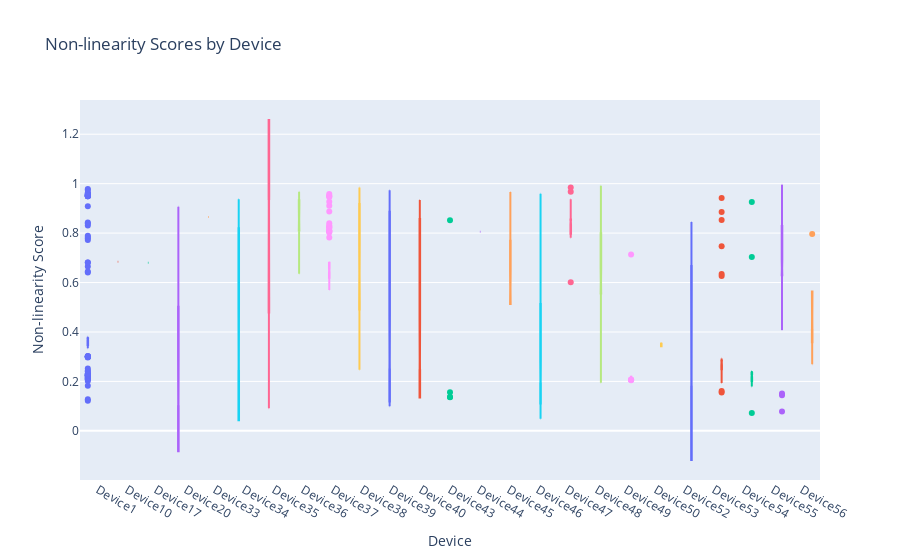

Here is the notebook cell this chart was saved with:
### Code cell
import plotly.express as px
# Create the box plot
fig = px.box(pid_nonlinearity, x='device', y='non_linearity_score', title='Non-linearity Scores by Device',
             labels={'device': 'Device', 'non_linearity_score': 'Non-linearity Score'},
             color='device', notched=True)

# Update layout for better readability
fig.update_layout(
    xaxis_title='Device',
    yaxis_title='Non-linearity Score',
    boxmode='group',
    showlegend=False
)

# Show the plot
fig.show()

### Figure 1 — Plotly figure (JSON) as saved in the notebook; plotly's stock layout.template omitted (floating-point values rounded to 4 significant figures; data arrays with more than 128 entries replaced by an {"elided": "..."} marker saying what was removed)
{"data": [{"alignmentgroup": "True", "hovertemplate": "Device=%{x}<br>Non-linearity Score=%{y}<extra></extra>", "legendgroup": "Device1", "marker": {"color": "#636efa"}, "name": "Device1", "notched": true, "offsetgroup": "Device1", "orientation": "v", "showlegend": true, "type": "box", "x": {"elided": "256 str values"}, "x0": " ", "xaxis": "x", "y": {"elided": "256 float values"}, "y0": " ", "yaxis": "y"}, {"alignmentgroup": "True", "hovertemplate": "Device=%{x}<br>Non-linearity Score=%{y}<extra></extra>", "legendgroup": "Device10", "marker": {"color": "#EF553B"}, "name": "Device10", "notched": true, "offsetgroup": "Device10", "orientation": "v", "showlegend": true, "type": "box", "x": ["Device10"], "x0": " ", "xaxis": "x", "y": [0.6846], "y0": " ", "yaxis": "y"}, {"alignmentgroup": "True", "hovertemplate": "Device=%{x}<br>Non-linearity Score=%{y}<extra></extra>", "legendgroup": "Device17", "marker": {"color": "#00cc96"}, "name": "Device17", "notched": true, "offsetgroup": "Device17", "orientation": "v", "showlegend": true, "type": "box", "x": ["Device17"], "x0": " ", "xaxis": "x", "y": [0.6799], "y0": " ", "yaxis": "y"}, {"alignmentgroup": "True", "hovertemplate": "Device=%{x}<br>Non-linearity Score=%{y}<extra></extra>", "legendgroup": "Device20", "marker": {"color": "#ab63fa"}, "name": "Device20", "notched": true, "offsetgroup": "Device20", "orientation": "v", "showlegend": true, "type": "box", "x": ["Device20", "Device20", "Device20", "Device20", "Device20", "Device20", "Device20", "Device20", "Device20", "Device20", "Device20"], "x0": " ", "xaxis": "x", "y": [0.1037, 0.5773, 0.07407, 0.1015, 0.2745, 0.1011, 0.09922, 0.9066, 0.07267, 0.5773, 0.1474], "y0": " ", "yaxis": "y"}, {"alignmentgroup": "True", "hovertemplate": "Device=%{x}<br>Non-linearity Score=%{y}<extra></extra>", "legendgroup": "Device33", "marker": {"color": "#FFA15A"}, "name": "Device33", "notched": true, "offsetgroup": "Device33", "orientation": "v", "showlegend": true, "type": "box", "x": ["Device33"], "x0": " ", "xaxis": "x", "y": [0.8648], "y0": " ", "yaxis": "y"}, {"alignmentgroup": "True", "hovertemplate": "Device=%{x}<br>Non-linearity Score=%{y}<extra></extra>", "legendgroup": "Device34", "marker": {"color": "#19d3f3"}, "name": "Device34", "notched": true, "offsetgroup": "Device34", "orientation": "v", "showlegend": true, "type": "box", "x": ["Device34", "Device34", "Device34", "Device34", "Device34", "Device34", "Device34", "Device34", "Device34", "Device34", "Device34", "Device34", "Device34", "Device34", "Device34"], "x0": " ", "xaxis": "x", "y": [0.2579, 0.9365, 0.8818, 0.2727, 0.1992, 0.2004, 0.8551, 0.2413, 0.2672, 0.7149, 0.06061, 0.2465, 0.3407, 0.9288, 0.3419], "y0": " ", "yaxis": "y"}, {"alignmentgroup": "True", "hovertemplate": "Device=%{x}<br>Non-linearity Score=%{y}<extra></extra>", "legendgroup": "Device35", "marker": {"color": "#FF6692"}, "name": "Device35", "notched": true, "offsetgroup": "Device35", "orientation": "v", "showlegend": true, "type": "box", "x": ["Device35", "Device35", "Device35", "Device35"], "x0": " ", "xaxis": "x", "y": [0.8665, 0.9389, 0.09184, 0.9366], "y0": " ", "yaxis": "y"}, {"alignmentgroup": "True", "hovertemplate": "Device=%{x}<br>Non-linearity Score=%{y}<extra></extra>", "legendgroup": "Device36", "marker": {"color": "#B6E880"}, "name": "Device36", "notched": true, "offsetgroup": "Device36", "orientation": "v", "showlegend": true, "type": "box", "x": ["Device36", "Device36", "Device36", "Device36", "Device36", "Device36", "Device36", "Device36", "Device36", "Device36", "Device36", "Device36", "Device36", "Device36"], "x0": " ", "xaxis": "x", "y": [0.9331, 0.8246, 0.9337, 0.8046, 0.9673, 0.8912, 0.8929, 0.6354, 0.8192, 0.8094, 0.6397, 0.9317, 0.9555, 0.8113], "y0": " ", "yaxis": "y"}, {"alignmentgroup": "True", "hovertemplate": "Device=%{x}<br>Non-linearity Score=%{y}<extra></extra>", "legendgroup": "Device37", "marker": {"color": "#FF97FF"}, "name": "Device37", "notched": true, "offsetgroup": "Device37", "orientation": "v", "showlegend": true, "type": "box", "x": ["Device37", "Device37", "Device37", "Device37", "Device37", "Device37", "Device37", "Device37", "Device37", "Device37", "Device37", "Device37", "Device37", "Device37", "Device37", "Device37", "Device37", "Device37", "Device37", "Device37", "Device37", "Device37", "Device37", "Device37", "Device37", "Device37", "Device37", "Device37", "Device37", "Device37", "Device37", "Device37", "Device37", "Device37", "Device37", "Device37", "Device37", "Device37", "Device37", "Device37", "Device37", "Device37", "Device37", "Device37", "Device37", "Device37", "Device37", "Device37", "Device37", "Device37", "Device37", "Device37", "Device37", "Device37", "Device37", "Device37", "Device37", "Device37", "Device37", "Device37", "Device37", "Device37", "Device37", "Device37", "Device37", "Device37", "Device37", "Device37", "Device37", "Device37", "Device37", "Device37", "Device37", "Device37", "Device37", "Device37", "Device37", "Device37", "Device37", "Device37", "Device37", "Device37", "Device37", "Device37", "Device37", "Device37", "Device37", "Device37", "Device37", "Device37", "Device37", "Device37", "Device37", "Device37", "Device37", "Device37", "Device37", "Device37", "Device37", "Device37", "Device37", "Device37", "Device37", "Device37", "Device37", "Device37", "Device37", "Device37", "Device37", "Device37", "Device37", "Device37", "Device37", "Device37", "Device37", "Device37", "Device37", "Device37", "Device37", "Device37", "Device37", "Device37", "Device37", "Device37"], "x0": " ", "xaxis": "x", "y": [0.6805, 0.9503, 0.6793, 0.6697, 0.6496, 0.95, 0.6193, 0.6799, 0.6685, 0.6294, 0.6497, 0.6805, 0.648, 0.6805, 0.8869, 0.676, 0.6805, 0.6498, 0.5696, 0.6696, 0.8059, 0.6196, 0.7818, 0.6697, 0.5696, 0.6835, 0.911, 0.6275, 0.6208, 0.6098, 0.6121, 0.6123, 0.9458, 0.6204, 0.8401, 0.6835, 0.6229, 0.6247, 0.6224, 0.6485, 0.8201, 0.6829, 0.9272, 0.6805, 0.6829, 0.6266, 0.6805, 0.809, 0.6767, 0.6168, 0.625, 0.6211, 0.676, 0.6289, 0.6196, 0.6819, 0.6799, 0.62, 0.6715, 0.6053, 0.6773, 0.6123, 0.6035, 0.6135, 0.676, 0.6168, 0.6697, 0.6799, 0.6835, 0.6108, 0.62, 0.62, 0.6709, 0.6209, 0.8105, 0.9584, 0.605, 0.679, 0.6255, 0.6123, 0.6697, 0.6193, 0.6696, 0.6245, 0.6168, 0.6211, 0.8082, 0.6805, 0.6198, 0.6697, 0.6208, 0.6803, 0.5696, 0.6012, 0.6202, 0.6158, 0.62, 0.6168, 0.5957, 0.6232, 0.6685, 0.8026, 0.6189, 0.6805, 0.6825, 0.6184, 0.6253, 0.8306, 0.8263, 0.6697, 0.6078, 0.6709, 0.6116, 0.6497, 0.6184, 0.6247, 0.8224, 0.6287, 0.6204, 0.6805, 0.6123, 0.6119, 0.6213, 0.6243], "y0": " ", "yaxis": "y"}, {"alignmentgroup": "True", "hovertemplate": "Device=%{x}<br>Non-linearity Score=%{y}<extra></extra>", "legendgroup": "Device38", "marker": {"color": "#FECB52"}, "name": "Device38", "notched": true, "offsetgroup": "Device38", "orientation": "v", "showlegend": true, "type": "box", "x": ["Device38", "Device38", "Device38", "Device38", "Device38", "Device38", "Device38", "Device38", "Device38", "Device38", "Device38", "Device38", "Device38", "Device38", "Device38", "Device38", "Device38", "Device38", "Device38", "Device38", "Device38", "Device38", "Device38", "Device38", "Device38", "Device38", "Device38", "Device38", "Device38", "Device38", "Device38", "Device38", "Device38", "Device38"], "x0": " ", "xaxis": "x", "y": [0.816, 0.9469, 0.2471, 0.9653, 0.6332, 0.4908, 0.4908, 0.4857, 0.9488, 0.6143, 0.6311, 0.947, 0.643, 0.9137, 0.9713, 0.4874, 0.4882, 0.6766, 0.8473, 0.6777, 0.9176, 0.6226, 0.6311, 0.9422, 0.4865, 0.4361, 0.4874, 0.984, 0.6329, 0.9599, 0.6239, 0.6311, 0.9042, 0.6424], "y0": " ", "yaxis": "y"}, {"alignmentgroup": "True", "hovertemplate": "Device=%{x}<br>Non-linearity Score=%{y}<extra></extra>", "legendgroup": "Device39", "marker": {"color": "#636efa"}, "name": "Device39", "notched": true, "offsetgroup": "Device39", "orientation": "v", "showlegend": true, "type": "box", "x": ["Device39", "Device39", "Device39", "Device39", "Device39", "Device39", "Device39", "Device39", "Device39", "Device39", "Device39", "Device39", "Device39", "Device39", "Device39", "Device39", "Device39", "Device39", "Device39", "Device39", "Device39", "Device39", "Device39", "Device39", "Device39", "Device39", "Device39", "Device39", "Device39", "Device39", "Device39", "Device39"], "x0": " ", "xaxis": "x", "y": [0.3062, 0.8147, 0.09932, 0.2473, 0.896, 0.1511, 0.2796, 0.762, 0.9591, 0.741, 0.8118, 0.9477, 0.1818, 0.1616, 0.2685, 0.9724, 0.2685, 0.9432, 0.8189, 0.2486, 0.1526, 0.9735, 0.2784, 0.2076, 0.8761, 0.2823, 0.9585, 0.1804, 0.259, 0.2663, 0.9352, 0.3019], "y0": " ", "yaxis": "y"}, {"alignmentgroup": "True", "hovertemplate": "Device=%{x}<br>Non-linearity Score=%{y}<extra></extra>", "legendgroup": "Device40", "marker": {"color": "#EF553B"}, "name": "Device40", "notched": true, "offsetgroup": "Device40", "orientation": "v", "showlegend": true, "type": "box", "x": ["Device40", "Device40", "Device40", "Device40", "Device40", "Device40", "Device40", "Device40", "Device40", "Device40", "Device40", "Device40", "Device40", "Device40", "Device40", "Device40", "Device40", "Device40", "Device40", "Device40", "Device40", "Device40", "Device40", "Device40", "Device40", "Device40", "Device40", "Device40", "Device40", "Device40", "Device40", "Device40", "Device40", "Device40", "Device40", "Device40", "Device40"], "x0": " ", "xaxis": "x", "y": [0.2708, 0.8518, 0.2442, 0.2063, 0.9343, 0.2418, 0.635, 0.2417, 0.8982, 0.8781, 0.2145, 0.9076, 0.3077, 0.2303, 0.287, 0.2891, 0.2928, 0.2305, 0.9327, 0.8988, 0.9308, 0.8537, 0.2891, 0.2456, 0.2478, 0.6282, 0.8671, 0.2417, 0.8119, 0.259, 0.9309, 0.2878, 0.2418, 0.2655, 0.2622, 0.2886, 0.6423], "y0": " ", "yaxis": "y"}, {"alignmentgroup": "True", "hovertemplate": "Device=%{x}<br>Non-linearity Score=%{y}<extra></extra>", "legendgroup": "Device43", "marker": {"color": "#00cc96"}, "name": "Device43", "notched": true, "offsetgroup": "Device43", "orientation": "v", "showlegend": true, "type": "box", "x": ["Device43", "Device43", "Device43", "Device43", "Device43", "Device43", "Device43", "Device43", "Device43", "Device43", "Device43", "Device43", "Device43", "Device43", "Device43", "Device43", "Device43", "Device43", "Device43", "Device43", "Device43", "Device43", "Device43", "Device43", "Device43", "Device43", "Device43", "Device43"], "x0": " ", "xaxis": "x", "y": [0.1503, 0.1448, 0.1368, 0.1458, 0.1477, 0.1474, 0.1477, 0.1503, 0.1458, 0.1448, 0.1503, 0.8521, 0.1477, 0.1565, 0.1458, 0.1503, 0.1458, 0.1477, 0.1358, 0.1509, 0.1448, 0.1429, 0.1474, 0.1458, 0.1429, 0.1477, 0.1458, 0.1429], "y0": " ", "yaxis": "y"}, {"alignmentgroup": "True", "hovertemplate": "Device=%{x}<br>Non-linearity Score=%{y}<extra></extra>", "legendgroup": "Device44", "marker": {"color": "#ab63fa"}, "name": "Device44", "notched": true, "offsetgroup": "Device44", "orientation": "v", "showlegend": true, "type": "box", "x": ["Device44"], "x0": " ", "xaxis": "x", "y": [0.8052], "y0": " ", "yaxis": "y"}, {"alignmentgroup": "True", "hovertemplate": "Device=%{x}<br>Non-linearity Score=%{y}<extra></extra>", "legendgroup": "Device45", "marker": {"color": "#FFA15A"}, "name": "Device45", "notched": true, "offsetgroup": "Device45", "orientation": "v", "showlegend": true, "type": "box", "x": ["Device45", "Device45", "Device45", "Device45", "Device45", "Device45", "Device45", "Device45", "Device45", "Device45", "Device45", "Device45", "Device45", "Device45", "Device45", "Device45", "Device45", "Device45", "Device45", "Device45", "Device45", "Device45", "Device45", "Device45", "Device45", "Device45", "Device45", "Device45", "Device45", "Device45", "Device45", "Device45"], "x0": " ", "xaxis": "x", "y": [0.9094, 0.5938, 0.5988, 0.5784, 0.9336, 0.5204, 0.9073, 0.5212, 0.5813, 0.5194, 0.5711, 0.5762, 0.5825, 0.556, 0.7601, 0.5195, 0.9624, 0.5204, 0.7785, 0.8856, 0.5204, 0.8879, 0.5805, 0.5226, 0.5185, 0.6773, 0.5177, 0.5194, 0.5178, 0.9667, 0.5784, 0.5675], "y0": " ", "yaxis": "y"}, {"alignmentgroup": "True", "hovertemplate": "Device=%{x}<br>Non-linearity Score=%{y}<extra></extra>", "legendgroup": "Device46", "marker": {"color": "#19d3f3"}, "name": "Device46", "notched": true, "offsetgroup": "Device46", "orientation": "v", "showlegend": true, "type": "box", "x": ["Device46", "Device46", "Device46", "Device46", "Device46", "Device46", "Device46", "Device46", "Device46", "Device46", "Device46", "Device46", "Device46", "Device46", "Device46", "Device46", "Device46", "Device46", "Device46", "Device46", "Device46", "Device46", "Device46", "Device46", "Device46", "Device46", "Device46", "Device46", "Device46", "Device46", "Device46", "Device46", "Device46"], "x0": " ", "xaxis": "x", "y": [0.1667, 0.1947, 0.1873, 0.959, 0.05466, 0.2145, 0.2033, 0.1928, 0.1198, 0.4811, 0.2105, 0.1683, 0.8529, 0.1947, 0.8749, 0.129, 0.7986, 0.1976, 0.1902, 0.1947, 0.04851, 0.1942, 0.1981, 0.8843, 0.7805, 0.7297, 0.1962, 0.1947, 0.1923, 0.2138, 0.1947, 0.6075, 0.1947], "y0": " ", "yaxis": "y"}, {"alignmentgroup": "True", "hovertemplate": "Device=%{x}<br>Non-linearity Score=%{y}<extra></extra>", "legendgroup": "Device47", "marker": {"color": "#FF6692"}, "name": "Device47", "notched": true, "offsetgroup": "Device47", "orientation": "v", "showlegend": true, "type": "box", "x": ["Device47", "Device47", "Device47", "Device47", "Device47", "Device47", "Device47", "Device47", "Device47", "Device47", "Device47", "Device47", "Device47", "Device47", "Device47", "Device47", "Device47", "Device47", "Device47", "Device47", "Device47", "Device47", "Device47", "Device47", "Device47", "Device47", "Device47", "Device47", "Device47", "Device47", "Device47", "Device47", "Device47", "Device47", "Device47", "Device47", "Device47", "Device47", "Device47", "Device47", "Device47", "Device47", "Device47", "Device47", "Device47", "Device47", "Device47", "Device47", "Device47", "Device47", "Device47", "Device47", "Device47", "Device47", "Device47"], "x0": " ", "xaxis": "x", "y": [0.7887, 0.7823, 0.797, 0.6009, 0.7874, 0.8522, 0.9219, 0.9288, 0.8437, 0.8029, 0.854, 0.8526, 0.8939, 0.7822, 0.8907, 0.8049, 0.7836, 0.7829, 0.8117, 0.7995, 0.9847, 0.854, 0.8531, 0.8454, 0.848, 0.8035, 0.7887, 0.8526, 0.854, 0.8531, 0.8792, 0.854, 0.8191, 0.8522, 0.7829, 0.8535, 0.897, 0.854, 0.8026, 0.847, 0.8889, 0.8526, 0.854, 0.9673, 0.7898, 0.7911, 0.8041, 0.8095, 0.8024, 0.7874, 0.7816, 0.8508, 0.8504, 0.9368, 0.8453], "y0": " ", "yaxis": "y"}, {"alignmentgroup": "True", "hovertemplate": "Device=%{x}<br>Non-linearity Score=%{y}<extra></extra>", "legendgroup": "Device48", "marker": {"color": "#B6E880"}, "name": "Device48", "notched": true, "offsetgroup": "Device48", "orientation": "v", "showlegend": true, "type": "box", "x": ["Device48", "Device48", "Device48", "Device48", "Device48", "Device48", "Device48", "Device48", "Device48", "Device48", "Device48", "Device48", "Device48", "Device48", "Device48", "Device48", "Device48", "Device48", "Device48", "Device48", "Device48", "Device48", "Device48", "Device48", "Device48", "Device48", "Device48", "Device48", "Device48", "Device48", "Device48", "Device48", "Device48", "Device48", "Device48", "Device48", "Device48", "Device48", "Device48", "Device48", "Device48", "Device48", "Device48", "Device48", "Device48", "Device48", "Device48", "Device48", "Device48", "Device48", "Device48", "Device48", "Device48", "Device48"], "x0": " ", "xaxis": "x", "y": [0.1995, 0.8006, 0.7193, 0.6002, 0.8501, 0.2014, 0.8501, 0.8506, 0.2019, 0.2074, 0.8002, 0.7194, 0.1986, 0.2005, 0.8259, 0.1943, 0.1943, 0.1943, 0.7994, 0.1943, 0.815, 0.1995, 0.1995, 0.1995, 0.5973, 0.6126, 0.5882, 0.9379, 0.6143, 0.6159, 0.5641, 0.9858, 0.6129, 0.6134, 0.6136, 0.5963, 0.6143, 0.5905, 0.5657, 0.6159, 0.5978, 0.5773, 0.5534, 0.5745, 0.5909, 0.585, 0.9912, 0.5969, 0.9093, 0.609, 0.615, 0.9276, 0.8878, 0.6143], "y0": " ", "yaxis": "y"}, {"alignmentgroup": "True", "hovertemplate": "Device=%{x}<br>Non-linearity Score=%{y}<extra></extra>", "legendgroup": "Device49", "marker": {"color": "#FF97FF"}, "name": "Device49", "notched": true, "offsetgroup": "Device49", "orientation": "v", "showlegend": true, "type": "box", "x": ["Device49", "Device49", "Device49", "Device49", "Device49", "Device49", "Device49", "Device49", "Device49", "Device49", "Device49", "Device49", "Device49", "Device49", "Device49", "Device49", "Device49", "Device49", "Device49", "Device49", "Device49", "Device49", "Device49", "Device49", "Device49", "Device49", "Device49", "Device49", "Device49", "Device49"], "x0": " ", "xaxis": "x", "y": [0.2205, 0.2181, 0.2174, 0.217, 0.2174, 0.2067, 0.2165, 0.7137, 0.2189, 0.2181, 0.2189, 0.2185, 0.2194, 0.2194, 0.2185, 0.2205, 0.217, 0.2174, 0.2067, 0.2067, 0.2125, 0.2185, 0.2194, 0.2165, 0.2047, 0.2163, 0.2174, 0.2194, 0.2194, 0.2178], "y0": " ", "yaxis": "y"}, {"alignmentgroup": "True", "hovertemplate": "Device=%{x}<br>Non-linearity Score=%{y}<extra></extra>", "legendgroup": "Device50", "marker": {"color": "#FECB52"}, "name": "Device50", "notched": true, "offsetgroup": "Device50", "orientation": "v", "showlegend": true, "type": "box", "x": ["Device50", "Device50"], "x0": " ", "xaxis": "x", "y": [0.3518, 0.3434], "y0": " ", "yaxis": "y"}, {"alignmentgroup": "True", "hovertemplate": "Device=%{x}<br>Non-linearity Score=%{y}<extra></extra>", "legendgroup": "Device52", "marker": {"color": "#636efa"}, "name": "Device52", "notched": true, "offsetgroup": "Device52", "orientation": "v", "showlegend": true, "type": "box", "x": ["Device52", "Device52", "Device52", "Device52", "Device52"], "x0": " ", "xaxis": "x", "y": [0.8452, 0.6073, 0.1927, 0.1373, 0.2207], "y0": " ", "yaxis": "y"}, {"alignmentgroup": "True", "hovertemplate": "Device=%{x}<br>Non-linearity Score=%{y}<extra></extra>", "legendgroup": "Device53", "marker": {"color": "#EF553B"}, "name": "Device53", "notched": true, "offsetgroup": "Device53", "orientation": "v", "showlegend": true, "type": "box", "x": ["Device53", "Device53", "Device53", "Device53", "Device53", "Device53", "Device53", "Device53", "Device53", "Device53", "Device53", "Device53", "Device53", "Device53", "Device53", "Device53", "Device53", "Device53", "Device53", "Device53", "Device53", "Device53", "Device53", "Device53", "Device53", "Device53", "Device53", "Device53"], "x0": " ", "xaxis": "x", "y": [0.7469, 0.2614, 0.2755, 0.1615, 0.2775, 0.2775, 0.1549, 0.2536, 0.2593, 0.25, 0.6261, 0.194, 0.2486, 0.2414, 0.2798, 0.8858, 0.2414, 0.2818, 0.2755, 0.2928, 0.8532, 0.2829, 0.6347, 0.9422, 0.2657, 0.2371, 0.2786, 0.2818], "y0": " ", "yaxis": "y"}, {"alignmentgroup": "True", "hovertemplate": "Device=%{x}<br>Non-linearity Score=%{y}<extra></extra>", "legendgroup": "Device54", "marker": {"color": "#00cc96"}, "name": "Device54", "notched": true, "offsetgroup": "Device54", "orientation": "v", "showlegend": true, "type": "box", "x": ["Device54", "Device54", "Device54", "Device54", "Device54", "Device54", "Device54", "Device54", "Device54", "Device54", "Device54", "Device54", "Device54", "Device54", "Device54", "Device54", "Device54"], "x0": " ", "xaxis": "x", "y": [0.7036, 0.2083, 0.07254, 0.2279, 0.2372, 0.196, 0.2418, 0.2276, 0.1793, 0.2279, 0.2279, 0.2078, 0.1935, 0.2279, 0.2038, 0.9259, 0.2091], "y0": " ", "yaxis": "y"}, {"alignmentgroup": "True", "hovertemplate": "Device=%{x}<br>Non-linearity Score=%{y}<extra></extra>", "legendgroup": "Device55", "marker": {"color": "#ab63fa"}, "name": "Device55", "notched": true, "offsetgroup": "Device55", "orientation": "v", "showlegend": true, "type": "box", "x": ["Device55", "Device55", "Device55", "Device55", "Device55", "Device55", "Device55", "Device55", "Device55", "Device55", "Device55", "Device55", "Device55", "Device55", "Device55", "Device55", "Device55", "Device55", "Device55", "Device55", "Device55", "Device55", "Device55", "Device55", "Device55", "Device55", "Device55", "Device55", "Device55", "Device55", "Device55", "Device55", "Device55", "Device55", "Device55", "Device55", "Device55", "Device55", "Device55", "Device55", "Device55", "Device55", "Device55", "Device55", "Device55", "Device55", "Device55", "Device55", "Device55", "Device55", "Device55", "Device55", "Device55", "Device55", "Device55", "Device55", "Device55", "Device55", "Device55", "Device55", "Device55", "Device55", "Device55", "Device55", "Device55", "Device55", "Device55", "Device55", "Device55", "Device55", "Device55", "Device55", "Device55", "Device55", "Device55", "Device55", "Device55", "Device55", "Device55", "Device55", "Device55", "Device55", "Device55", "Device55", "Device55", "Device55", "Device55", "Device55", "Device55", "Device55"], "x0": " ", "xaxis": "x", "y": [0.9953, 0.7305, 0.9821, 0.1507, 0.1444, 0.6572, 0.9311, 0.8742, 0.6581, 0.6575, 0.6562, 0.7708, 0.8852, 0.4085, 0.7226, 0.8514, 0.4123, 0.7939, 0.07821, 0.8408, 0.8283, 0.9139, 0.6302, 0.6248, 0.6319, 0.7299, 0.6338, 0.9876, 0.9943, 0.6511, 0.5981, 0.7299, 0.8764, 0.6347, 0.625, 0.8242, 0.828, 0.6324, 0.9246, 0.6572, 0.6333, 0.7288, 0.98, 0.9053, 0.5767, 0.9095, 0.7299, 0.6533, 0.6331, 0.5754, 0.8108, 0.8259, 0.6352, 0.7288, 0.5754, 0.933, 0.6248, 0.6352, 0.7295, 0.6565, 0.6329, 0.5714, 0.6309, 0.6319, 0.7299, 0.6255, 0.6326, 0.9259, 0.7301, 0.7288, 0.8107, 0.6347, 0.634, 0.9247, 0.6255, 0.6571, 0.7288, 0.6214, 0.9693, 0.6338, 0.6245, 0.9247, 0.5739, 0.6302, 0.6578, 0.939, 0.7295, 0.6352, 0.7299, 0.8965], "y0": " ", "yaxis": "y"}, {"alignmentgroup": "True", "hovertemplate": "Device=%{x}<br>Non-linearity Score=%{y}<extra></extra>", "legendgroup": "Device56", "marker": {"color": "#FFA15A"}, "name": "Device56", "notched": true, "offsetgroup": "Device56", "orientation": "v", "showlegend": true, "type": "box", "x": ["Device56", "Device56", "Device56", "Device56", "Device56"], "x0": " ", "xaxis": "x", "y": [0.2694, 0.4806, 0.4538, 0.7968, 0.4615], "y0": " ", "yaxis": "y"}], "layout": {"boxmode": "group", "legend": {"title": {"text": "Device"}, "tracegroupgap": 0}, "showlegend": false, "title": {"text": "Non-linearity Scores by Device"}, "xaxis": {"anchor": "y", "categoryarray": ["Device1", "Device10", "Device17", "Device20", "Device33", "Device34", "Device35", "Device36", "Device37", "Device38", "Device39", "Device40", "Device43", "Device44", "Device45", "Device46", "Device47", "Device48", "Device49", "Device50", "Device52", "Device53", "Device54", "Device55", "Device56"], "categoryorder": "array", "domain": [0, 1], "title": {"text": "Device"}}, "yaxis": {"anchor": "x", "domain": [0, 1], "title": {"text": "Non-linearity Score"}}}}
